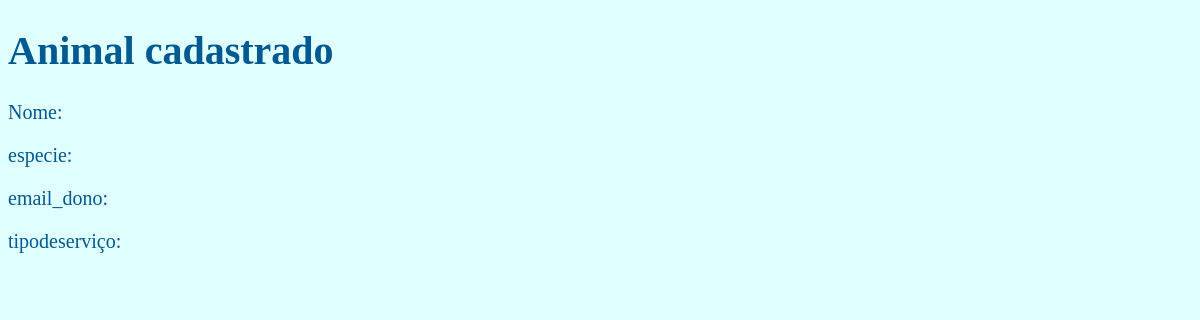
Before: /detalhes?id=3 (signed in) with the older database file.
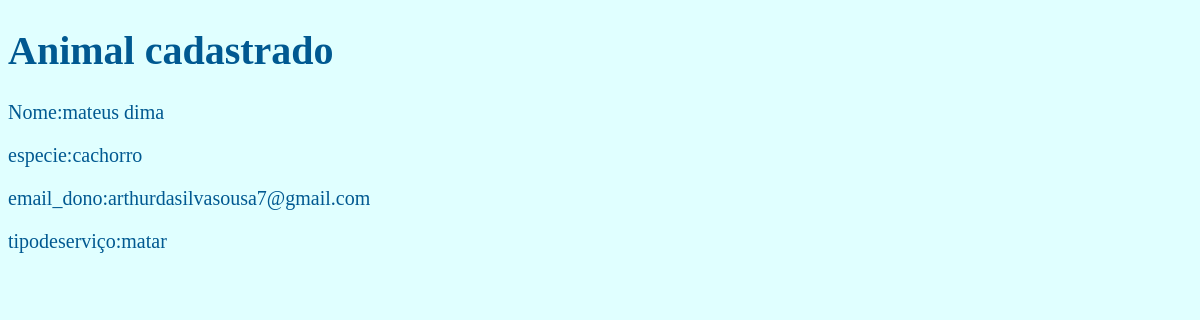
After: the same page with the newer database file.
### modelos/modelos.py (models this page shows, shortened)
class Animal(Base):
    __tablename__ = 'animais'
    id = Column(Integer, primary_key=True, autoincrement=True)
    nome = Column(String)
    especie = Column(String)
    email_dono = Column(String)
    tipodeservico = Column(String)

### main.py (the view)
@app.route('/detalhes')
def mostrar_detalhes():
    if not admin_logado():
        return redirect('/')
    id_animal = request.values.get('id')
    animal_dao = AnimalDAO(g.session)
    animal = animal_dao.buscar_por_id(id_animal)
    return render_template('adm/detalhes.html', animal=animal)

### dao/animalDAO.py (called while the page is built)
    def buscar_por_id(self, id):
        return self.session.query(Animal)\
            .filter_by(id=id)\
            .first()

### main.py (called while the page is built)
@app.before_request
def pegar_sessao():
    g.session = Session()

@app.teardown_appcontext
def encerrar_sessao(exception=None):
    Session.remove()

def admin_logado():
    return 'admin' in session

### Templates/adm/detalhes.html (shortened to what this page needs)
<!DOCTYPE html>
<html lang="pt-BR">
<head>
    <link rel="stylesheet" href="../static/detalhes.css">
</head>
<body>
       <h1> Animal cadastrado</h1>
    <p>Nome:{{animal.nome}}</p>
    <p>especie:{{animal.especie}}</p>
    <p>email_dono:{{animal.email_dono}}</p>
    <p>tipodeserviço:{{animal.tipodeservico}}</p>
</body>
</html>

### static/detalhes.css (style rules this page uses)
body { background-color:lightcyan; color: #005991; font-family: Tahoma; font-size: 20px }

Changed rows visible on the page:
added Animal: nome "mateus dima", especie "cachorro", email_dono "arthurdasilvasousa7@gmail.com", tipodeservico "matar"
